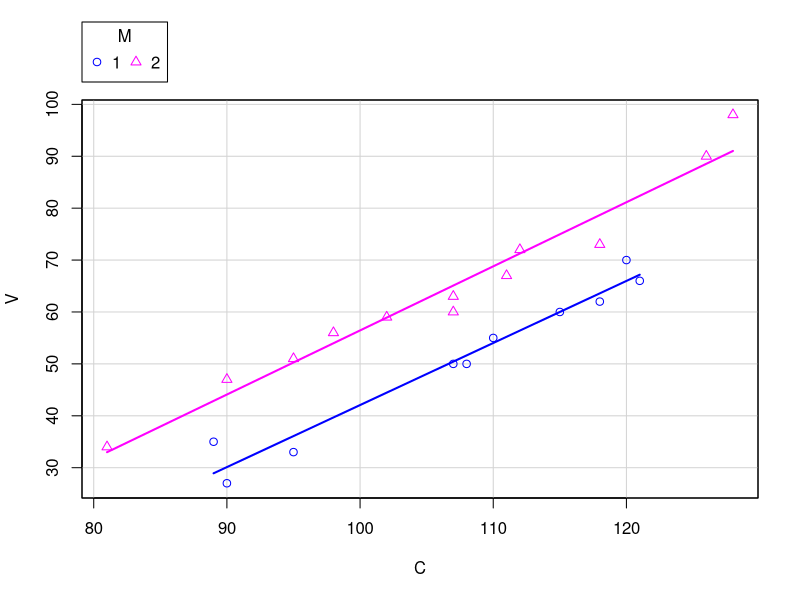
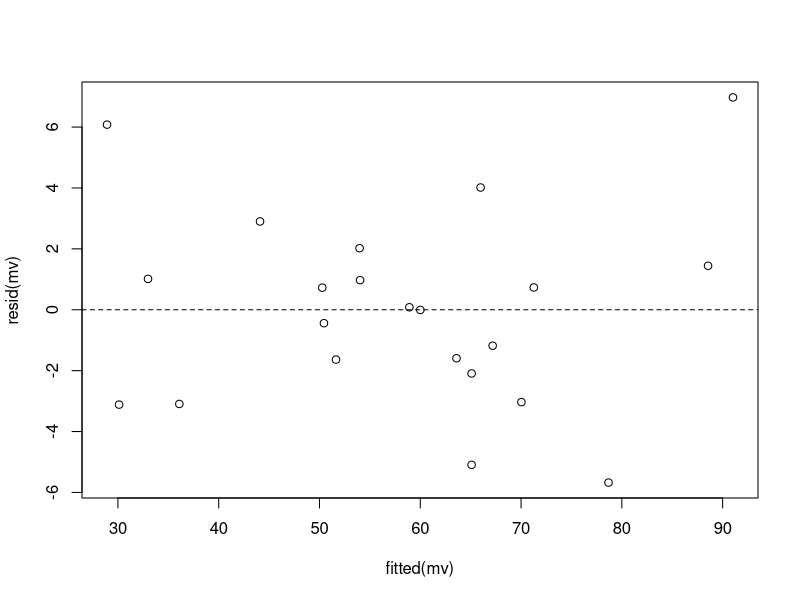
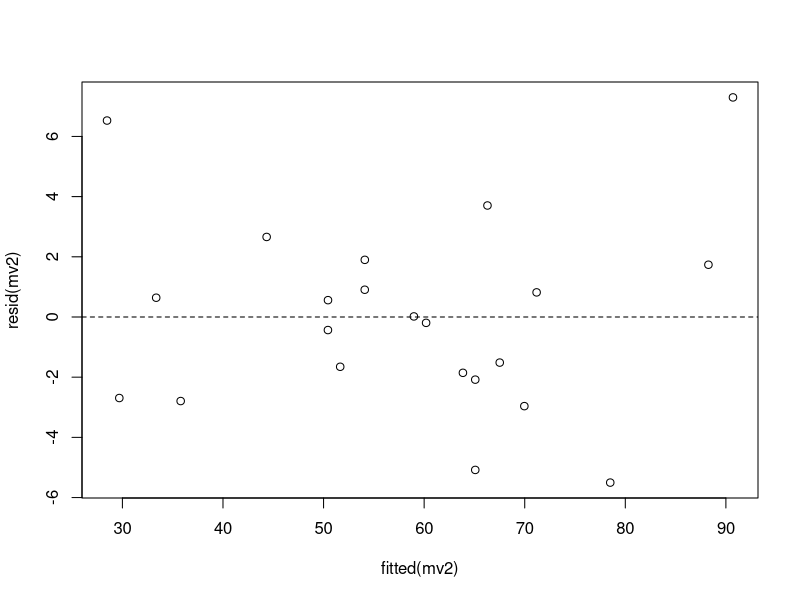
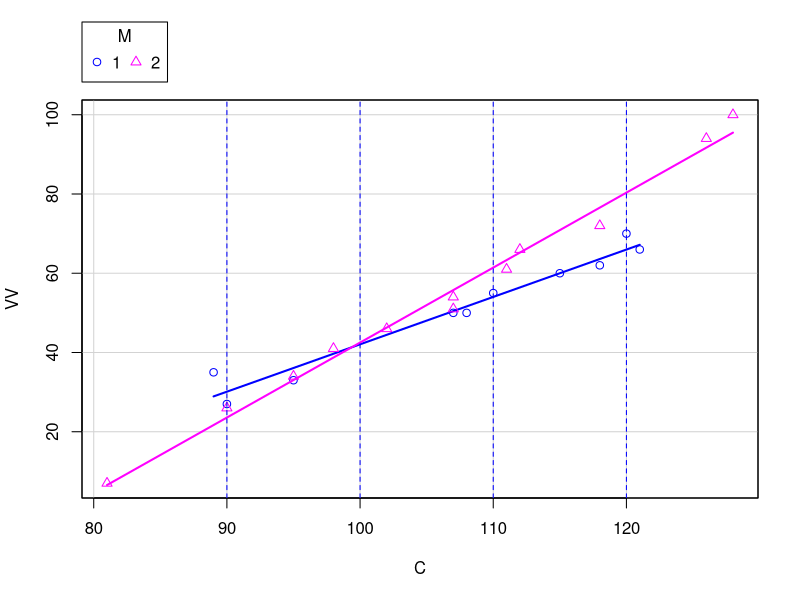
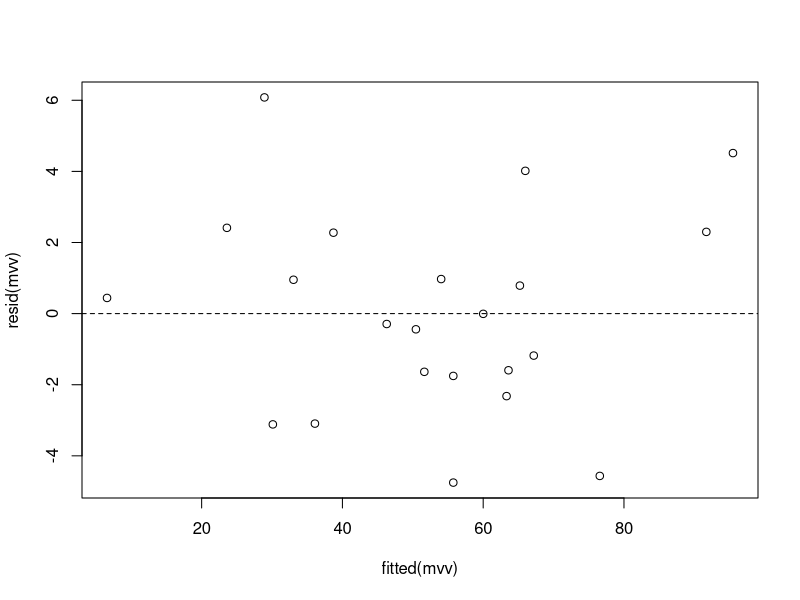

Write R code to recreate these figures, in order.
dd<-read.csv2("COMRECT.csv")
dd$M<-as.factor(dd$M)
#options(contrasts = c("contr.sum", "contr.treatment"))
options(contrasts = c("contr.helmert", "contr.treatment"))
library(lsmeans)
library(car)
names(dd)
head(dd)
with(data=dd,scatterplot(C,V,group=M,smooth=F))
mv<-lm(V~M+C+M:C,dd)
plot(fitted(mv),resid(mv))
abline(h=0,lty=2)
#plot(mv,ask=F)
Anova(mv,ty=3)
(lsm<-lsmeans(mv,~M|C,at=list(C=c(90,105,120))))
pairs(lsm)
(lsmp<-lsmeans(mv,~M,trend="C"))
pairs(lsmp)
mv2<-lm(V~M+C,dd)
plot(fitted(mv2),resid(mv2))
abline(h=0,lty=2)
#plot(mv2,ask=F)
Anova(mv2,ty=3)
(lsm2<-lsmeans(mv2,~M|C,at=list(C=c(90,105,120))))
pairs(lsm2)


with(data=dd,scatterplot(C,VV,group=M,smooth=F))
abline(v=c(90,100,110,120,130),lty=2,col="blue")
mvv<-lm(VV~M+C+M:C,dd)
plot(fitted(mvv),resid(mvv))
abline(h=0,lty=2)
#plot(mvv,ask=F)
Anova(mvv,ty=3)
(lsmvv<-lsmeans(mvv,~M|C,at=list(C=c(90,100,110,120,130))))
pairs(lsmvv)
(lsmpvv<-lsmeans(mvv,~M,trend="C"))
pairs(lsmpvv)
